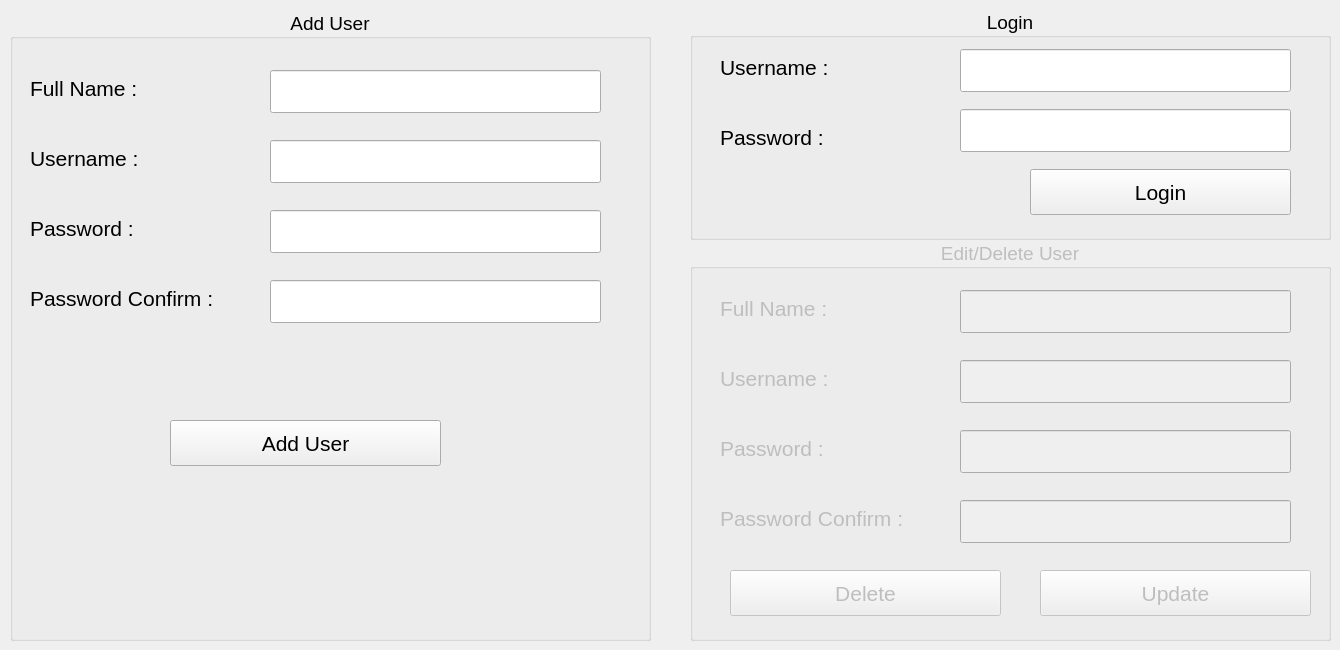
    <widget class="QWidget" name="tab_5">
     <attribute name="title">
      <string>Page</string>
     </attribute>
     <widget class="QGroupBox" name="add_user_groupBox">
      <property name="geometry">
       <rect>
        <x>10</x>
        <y>10</y>
        <width>641</width>
        <height>631</height>
       </rect>
      </property>
      <property name="font">
       <font>
        <pointsize>14</pointsize>
       </font>
      </property>
      <property name="title">
       <string>Add User</string>
      </property>
      <property name="alignment">
       <set>Qt::AlignCenter</set>
      </property>
      <widget class="QLineEdit" name="user_fullname_lineEdit">
       <property name="geometry">
        <rect>
         <x>260</x>
         <y>60</y>
         <width>331</width>
         <height>43</height>
        </rect>
       </property>
       <property name="font">
        <font>
         <pointsize>16</pointsize>
        </font>
       </property>
      </widget>
      <widget class="QLabel" name="user_fullname_label">
       <property name="geometry">
        <rect>
         <x>20</x>
         <y>60</y>
         <width>140</width>
         <height>37</height>
        </rect>
       </property>
       <property name="font">
        <font>
         <pointsize>16</pointsize>
        </font>
       </property>
       <property name="text">
        <string>Full Name : </string>
       </property>
      </widget>
      <widget class="QLabel" name="username_label">
       <property name="geometry">
        <rect>
         <x>20</x>
         <y>130</y>
         <width>140</width>
         <height>37</height>
        </rect>
       </property>
       <property name="font">
        <font>
         <pointsize>16</pointsize>
        </font>
       </property>
       <property name="text">
        <string>Username : </string>
       </property>
      </widget>
      <widget class="QLineEdit" name="username_lineEdit">
       <property name="geometry">
        <rect>
         <x>260</x>
         <y>130</y>
         <width>331</width>
         <height>43</height>
        </rect>
       </property>
       <property name="font">
        <font>
         <pointsize>16</pointsize>
        </font>
       </property>
      </widget>
      <widget class="QLineEdit" name="password_lineEdit">
       <property name="geometry">
        <rect>
         <x>260</x>
         <y>200</y>
         <width>331</width>
         <height>43</height>
        </rect>
       </property>
       <property name="font">
        <font>
         <pointsize>16</pointsize>
        </font>
       </property>
       <property name="echoMode">
        <enum>QLineEdit::Password</enum>
       </property>
      </widget>
      <widget class="QLabel" name="password_label">
       <property name="geometry">
        <rect>
         <x>20</x>
         <y>200</y>
         <width>140</width>
         <height>37</height>
        </rect>
       </property>
       <property name="font">
        <font>
         <pointsize>16</pointsize>
        </font>
       </property>
       <property name="text">
        <string>Password : </string>
       </property>
      </widget>
      <widget class="QLabel" name="password_confirm_label">
       <property name="geometry">
        <rect>
         <x>20</x>
         <y>270</y>
         <width>233</width>
         <height>37</height>
        </rect>
       </property>
       <property name="font">
        <font>
         <pointsize>16</pointsize>
        </font>
       </property>
       <property name="text">
        <string>Password Confirm : </string>
       </property>
      </widget>
      <widget class="QLineEdit" name="password_confirm_lineEdit">
       <property name="geometry">
        <rect>
         <x>260</x>
         <y>270</y>
         <width>331</width>
         <height>43</height>
        </rect>
       </property>
       <property name="font">
        <font>
         <pointsize>16</pointsize>
        </font>
       </property>
       <property name="echoMode">
        <enum>QLineEdit::Password</enum>
       </property>
      </widget>
      <widget class="QPushButton" name="add_user_pushButton">
       <property name="geometry">
        <rect>
         <x>160</x>
         <y>410</y>
         <width>271</width>
         <height>46</height>
        </rect>
       </property>
       <property name="font">
        <font>
         <pointsize>16</pointsize>
        </font>
       </property>
       <property name="text">
        <string>Add User</string>
       </property>
      </widget>
      <widget class="QLabel" name="wrong_password_label">
       <property name="geometry">
        <rect>
         <x>130</x>
         <y>340</y>
         <width>367</width>
         <height>37</height>
        </rect>
       </property>
       <property name="font">
        <font>
         <pointsize>16</pointsize>
        </font>
       </property>
       <property name="text">
        <string/>
       </property>
      </widget>
     </widget>
     <widget class="QGroupBox" name="edit_user_groupBox">
      <property name="enabled">
       <bool>false</bool>
      </property>
      <property name="geometry">
       <rect>
        <x>690</x>
        <y>240</y>
        <width>641</width>
        <height>401</height>
       </rect>
      </property>
      <property name="font">
       <font>
        <pointsize>14</pointsize>
       </font>
      </property>
      <property name="title">
       <string>Edit/Delete User</string>
      </property>
      <property name="alignment">
       <set>Qt::AlignCenter</set>
      </property>
      <widget class="QLineEdit" name="password_confirm_lineEdit_edit">
       <property name="geometry">
        <rect>
         <x>270</x>
         <y>260</y>
         <width>331</width>
         <height>43</height>
        </rect>
       </property>
       <property name="font">
        <font>
         <pointsize>16</pointsize>
        </font>
       </property>
       <property name="echoMode">
        <enum>QLineEdit::Password</enum>
       </property>
      </widget>
      <widget class="QLineEdit" name="username_lineEdit_edit">
       <property name="geometry">
        <rect>
         <x>270</x>
         <y>120</y>
         <width>331</width>
         <height>43</height>
        </rect>
       </property>
       <property name="font">
        <font>
         <pointsize>16</pointsize>
        </font>
       </property>
      </widget>
      <widget class="QLabel" name="username_label_edit">
       <property name="geometry">
        <rect>
         <x>30</x>
         <y>120</y>
         <width>140</width>
         <height>37</height>
        </rect>
       </property>
       <property name="font">
        <font>
         <pointsize>16</pointsize>
        </font>
       </property>
       <property name="text">
        <string>Username : </string>
       </property>
      </widget>
      <widget class="QLabel" name="password_label_edit">
       <property name="geometry">
        <rect>
         <x>30</x>
         <y>190</y>
         <width>140</width>
         <height>37</height>
        </rect>
       </property>
       <property name="font">
        <font>
         <pointsize>16</pointsize>
        </font>
       </property>
       <property name="text">
        <string>Password : </string>
       </property>
      </widget>
      <widget class="QPushButton" name="edit_user_pushButton">
       <property name="geometry">
        <rect>
         <x>350</x>
         <y>330</y>
         <width>271</width>
         <height>46</height>
        </rect>
       </property>
       <property name="font">
        <font>
         <pointsize>16</pointsize>
        </font>
       </property>
       <property name="text">
        <string>Update</string>
       </property>
      </widget>
      <widget class="QLabel" name="user_fullname_label_edit">
       <property name="geometry">
        <rect>
         <x>30</x>
         <y>50</y>
         <width>140</width>
         <height>37</height>
        </rect>
       </property>
       <property name="font">
        <font>
         <pointsize>16</pointsize>
        </font>
       </property>
       <property name="text">
        <string>Full Name : </string>
       </property>
      </widget>
      <widget class="QLabel" name="password_confirm_label_edit">
       <property name="geometry">
        <rect>
         <x>30</x>
         <y>260</y>
         <width>233</width>
         <height>37</height>
        </rect>
       </property>
       <property name="font">
        <font>
         <pointsize>16</pointsize>
        </font>
       </property>
       <property name="text">
        <string>Password Confirm : </string>
       </property>
      </widget>
      <widget class="QLineEdit" name="password_lineEdit_edit">
       <property name="geometry">
        <rect>
         <x>270</x>
         <y>190</y>
         <width>331</width>
         <height>43</height>
        </rect>
       </property>
       <property name="font">
        <font>
         <pointsize>16</pointsize>
        </font>
       </property>
       <property name="echoMode">
        <enum>QLineEdit::Password</enum>
       </property>
      </widget>
      <widget class="QLineEdit" name="user_fullname_lineEdit_edit">
       <property name="geometry">
        <rect>
         <x>270</x>
         <y>50</y>
         <width>331</width>
         <height>43</height>
        </rect>
       </property>
       <property name="font">
        <font>
         <pointsize>16</pointsize>
        </font>
       </property>
      </widget>
      <widget class="QPushButton" name="delete_user_pushButton">
       <property name="geometry">
        <rect>
         <x>40</x>
         <y>330</y>
         <width>271</width>
         <height>46</height>
        </rect>
       </property>
       <property name="font">
        <font>
         <pointsize>16</pointsize>
        </font>
       </property>
       <property name="text">
        <string>Delete</string>
       </property>
      </widget>
     </widget>
     <widget class="QGroupBox" name="groupBox">
      <property name="geometry">
       <rect>
        <x>690</x>
        <y>9</y>
        <width>641</width>
        <height>231</height>
       </rect>
      </property>
      <property name="font">
       <font>
        <pointsize>14</pointsize>
       </font>
      </property>
      <property name="title">
       <string>Login</string>
      </property>
      <property name="alignment">
       <set>Qt::AlignCenter</set>
      </property>
      <widget class="QLineEdit" name="username_login_user_lineEdit">
       <property name="geometry">
        <rect>
         <x>270</x>
         <y>40</y>
         <width>331</width>
         <height>43</height>
        </rect>
       </property>
       <property name="font">
        <font>
         <pointsize>16</pointsize>
        </font>
       </property>
      </widget>
      <widget class="QLabel" name="username_login_user__label">
       <property name="geometry">
        <rect>
         <x>30</x>
         <y>40</y>
         <width>140</width>
         <height>37</height>
        </rect>
       </property>
       <property name="font">
        <font>
         <pointsize>16</pointsize>
        </font>
       </property>
       <property name="text">
        <string>Username : </string>
       </property>
      </widget>
      <widget class="QLabel" name="password_login_user_label">
       <property name="geometry">
        <rect>
         <x>30</x>
         <y>110</y>
         <width>140</width>
         <height>37</height>
        </rect>
       </property>
       <property name="font">
        <font>
         <pointsize>16</pointsize>
        </font>
       </property>
       <property name="text">
        <string>Password : </string>
       </property>
      </widget>
      <widget class="QLineEdit" name="password_login_user_lineEdit">
       <property name="geometry">
        <rect>
         <x>270</x>
         <y>100</y>
         <width>331</width>
         <height>43</height>
        </rect>
       </property>
       <property name="font">
        <font>
         <pointsize>16</pointsize>
        </font>
       </property>
       <property name="echoMode">
        <enum>QLineEdit::Password</enum>
       </property>
      </widget>
      <widget class="QPushButton" name="login_user_pushButton">
       <property name="geometry">
        <rect>
         <x>340</x>
         <y>160</y>
         <width>261</width>
         <height>46</height>
        </rect>
       </property>
       <property name="font">
        <font>
         <pointsize>16</pointsize>
        </font>
       </property>
       <property name="text">
        <string>Login</string>
       </property>
      </widget>
     </widget>
    </widget>
